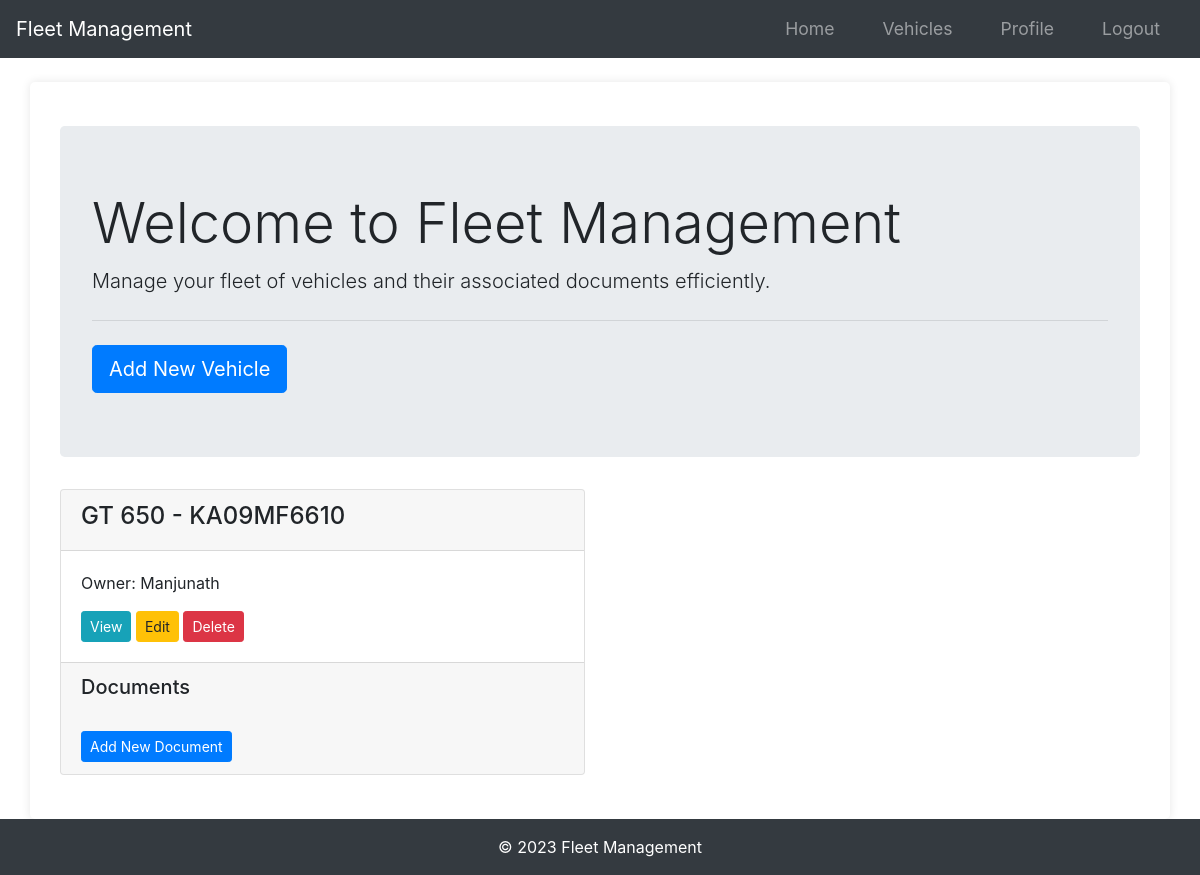
The page /home (signed in) on the database as committed earlier.
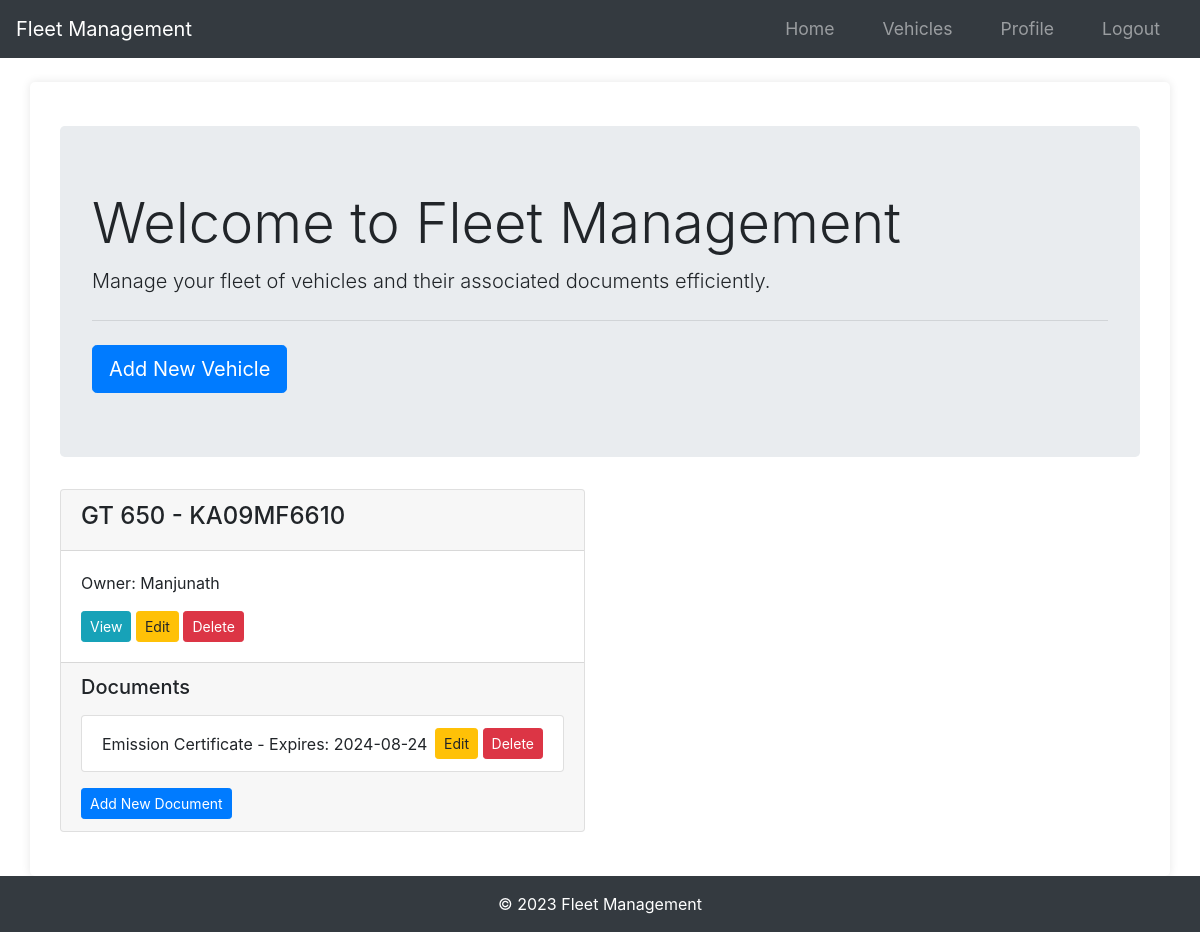
The same page on the database as committed later.
### app/models.py (models this page shows)
class Vehicle(db.Model):
    id = db.Column(db.Integer, primary_key=True)
    name = db.Column(db.String(100), nullable=False)
    vehicle_number = db.Column(db.String(100), unique=True, nullable=False)
    user_id = db.Column(db.Integer, db.ForeignKey("user.id"), nullable=False)
    documents = db.relationship(
        "Document", backref="vehicle", lazy=True, cascade="all, delete-orphan"
    )

class User(db.Model, UserMixin):
    id = db.Column(db.Integer, primary_key=True)
    username = db.Column(db.String(20), unique=True, nullable=False)
    email = db.Column(db.String(120), unique=True, nullable=False)
    phone = db.Column(db.String(20), nullable=True)  # Add phone field
    image_file = db.Column(db.String(20), nullable=False, default="default.jpg")
    password = db.Column(db.String(60), nullable=False)
    vehicles = db.relationship("Vehicle", backref="owner", lazy=True)

class Document(db.Model):
    id = db.Column(db.Integer, primary_key=True)
    document_type = db.Column(db.String(50), nullable=False)
    serial_number = db.Column(db.String(100), nullable=False)
    start_date = db.Column(db.DateTime, nullable=False)
    end_date = db.Column(db.DateTime, nullable=False)
    date_posted = db.Column(db.DateTime, nullable=False, default=datetime.utcnow)
    vehicle_id = db.Column(
        db.Integer,
        db.ForeignKey("vehicle.id", ondelete="CASCADE"),
        nullable=False,
        index=True,
    )

### app/routes.py (the view)
@main.route("/home")
@login_required
def home():
    vehicles = Vehicle.query.filter_by(owner=current_user).all()
    return render_template("home.html", vehicles=vehicles)

### app/__init__.py (called while the page is built)
def create_app(config_class=Config):
    app = Flask(__name__)
    app.config.from_object(config_class)
    db.init_app(app)
    bcrypt.init_app(app)
    login_manager.init_app(app)
    mail.init_app(app)
    migrate.init_app(app, db)
    login_manager.login_view = "main.login"
    login_manager.login_message_category = "info"
    from app.models import User
    @login_manager.user_loader
    def load_user(user_id):
        return User.query.get(int(user_id))
    from app.routes import main as main_blueprint
    app.register_blueprint(main_blueprint)
    scheduler = BackgroundScheduler()
    scheduler.add_job(check_document_expirations, "interval", hours=24)
    scheduler.start()
    return app

### app/templates/home.html (shortened to what this page needs)
{% extends 'base.html' %}
{% block content %}
<div class="container">
    <div class="jumbotron mt-4">
        <h1 class="display-4">Welcome to Fleet Management</h1>
        <p class="lead">Manage your fleet of vehicles and their associated documents efficiently.</p>
        <hr class="my-4">
        <a class="btn btn-primary btn-lg" href="{{ url_for('main.new_vehicle') }}" role="button">Add New Vehicle</a>
    </div>
    <div class="row">
        {% for vehicle in vehicles %}
        <div class="col-lg-6 mb-4">
            <div class="card">
                <div class="card-header">
                    <h4>{{ vehicle.name }} - {{ vehicle.vehicle_number }}</h4>
                </div>
                <div class="card-body">
                    <p class="card-text">Owner: {{ vehicle.owner.username }}</p>
                    <a href="{{ url_for('main.view_vehicle', vehicle_id=vehicle.id) }}" class="btn btn-info btn-sm">View</a>
                    <a href="{{ url_for('main.edit_vehicle', vehicle_id=vehicle.id) }}" class="btn btn-warning btn-sm">Edit</a>
                    <form action="{{ url_for('main.delete_vehicle', vehicle_id=vehicle.id) }}" method="POST" class="d-inline">
                        <button type="submit" class="btn btn-danger btn-sm">Delete</button>
                    </form>
                </div>
                <div class="card-footer">
                    <h5 class="mb-3">Documents</h5>
                    <ul class="list-group">
                        {% for document in vehicle.documents %}
                        <li class="list-group-item d-flex justify-content-between align-items-center">
                            {{ document.document_type }} - Expires: {{ document.end_date.strftime('%Y-%m-%d') }}
                            <span>
                                <a href="{{ url_for('main.edit_document', vehicle_id=vehicle.id, document_id=document.id) }}" class="btn btn-warning btn-sm">Edit</a>
                                <form action="{{ url_for('main.delete_document', vehicle_id=vehicle.id, document_id=document.id) }}" method="POST" class="d-inline">
                                    <button type="submit" class="btn btn-danger btn-sm">Delete</button>
                                </form>
                            </span>
                        </li>
                        {% endfor %}
                    </ul>
                    <a href="{{ url_for('main.add_document', vehicle_id=vehicle.id) }}" class="btn btn-primary btn-sm mt-3">Add New Document</a>
                </div>
            </div>
        </div>
        {% endfor %}
    </div>
</div>
{% endblock %}

### app/templates/base.html (shortened to what this page needs)
<!DOCTYPE html>
<html lang="en">
<head>
    <link rel="stylesheet" href="{{ url_for('static', filename='styles.css') }}">
    <link rel="stylesheet" href="https://stackpath.bootstrapcdn.com/bootstrap/4.5.2/css/bootstrap.min.css">
    <link rel="stylesheet" href="https://cdnjs.cloudflare.com/ajax/libs/font-awesome/5.15.3/css/all.min.css">
</head>
<body>
    <nav class="navbar navbar-expand-lg navbar-dark bg-dark">
        <a class="navbar-brand" href="{{ url_for('main.index') }}">Fleet Management</a>
        <div class="collapse navbar-collapse" id="navbarNav">
            <ul class="navbar-nav ml-auto">
                {% if current_user.is_authenticated %}
                    <li class="nav-item">
                        <a class="nav-link" href="{{ url_for('main.home') }}">Home</a>
                    </li>
                    <li class="nav-item">
                        <a class="nav-link" href="{{ url_for('main.list_vehicles') }}">Vehicles</a>
                    </li>
                    <li class="nav-item">
                        <a class="nav-link" href="{{ url_for('main.profile') }}">Profile</a>
                    </li>
                    <li class="nav-item">
                        <a class="nav-link" href="{{ url_for('main.logout') }}">Logout</a>
                    </li>
                {% endif %}
            </ul>
        </div>
    </nav>
    <main class="main-content container mt-4">
        {% block content %}{% endblock %}
    </main>
    <footer class="footer mt-auto py-3 bg-dark">
        <div class="container text-center text-white">
            <span>&copy; 2023 Fleet Management</span>
        </div>
    </footer>
</body>
</html>

### app/static/styles.css (style rules this page uses)
body { font-family: Arial, sans-serif; margin: 0; padding: 0; background-color: #f4f4f4; }
.container { width: 80%; margin: 0 auto; }
nav ul { list-style-type: none; padding: 0; }
nav ul li { display: inline; margin: 0 15px; }
nav ul li a { color: #fff; text-decoration: none; font-size: 1.1em; }
main { padding: 20px; background-color: #fff; border-radius: 5px; box-shadow: 0 0 10px rgba(0,0,0,0.1); }
.btn-primary { display: inline-block; background-color: #5cb85c; color: #fff; padding: 10px 20px; border: none; border-radius: 5px; cursor: pointer; text-decoration: none; }
body { font-family: Arial, sans-serif; margin: 0; padding: 0; }
nav ul { list-style: none; padding: 0; }
nav ul li { display: inline; margin: 0 1rem; }
nav ul li a { color: #fff; text-decoration: none; }
.btn-primary { display: inline-block; padding: 0.75rem 1.25rem; border: none; border-radius: 4px; background-color: #007bff; color: #fff; text-align: center; cursor: pointer; }

### app/templates/base.html (style rules this page uses)
html, body { height: 100%; margin: 0; display: flex; flex-direction: column; }
.container { flex: 1; }
.footer { background-color: #343a40; color: white; }
.main-content { flex: 1; }

Rows that differ between the two databases and show on the page:
added Document: document_type "Emission Certificate", end_date "2024-08-24"
